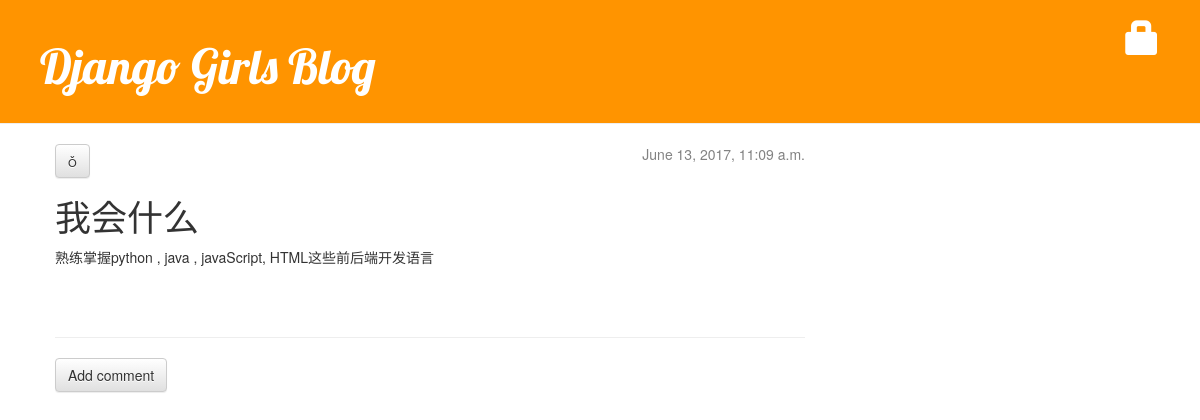
The app's page /post/2/ with its own data.
### blog/models.py (models this page shows, shortened)
class Post(models.Model):
    author = models.ForeignKey('auth.User')
    title = models.CharField(max_length=200)
    text = models.TextField()
    created_date = models.DateTimeField(default=timezone.now)
    published_date = models.DateTimeField(blank=True, null=True)

### blog/views.py (the view)
# urls.py: url(r'^post/(?P<pk>[0-9]+)/$', views.post_detail, name='post_detail'),
def post_detail(request, pk):
    post = get_object_or_404(Post, pk=pk)
    return render(request, 'blog/post_detail.html', {'post': post})

### blog/templates/blog/post_detail.html (shortened to what this page needs)
{% extends 'blog/base.html' %}
{% block content %}
	<div class="post">
		{% if post.published_date %}
			<div class="date">
				{{ post.published_date }}
			</div>
		{% else %}
			<a class="btn btn-default" href="{% url 'post_publish' pk=post.pk %}">Publish</a>
		{% endif %}
		{% if user.is_authenticated %}
			<a class="btn btn-default" href="{% url 'post_edit' pk=post.pk %}"><span class="glyphicon glyphicon-pencil"></span></a>
			<a class="btn btn-default" href="{% url 'post_remove' pk=post.pk %}"><span class="glyphicon glyphicon-remove"></span></a>
		{% else %}
			<a class="btn btn-default" href="{% url 'login' %}" ><span class="glyphion glyphicon-lock"></span></a>
		{% endif %}
		<h1>{{ post.title }}</h1>
		<p>{{ post.text|linebreaksbr }}</p>
	</div>
	<hr>
	<a class="btn btn-default" href="{% url 'add_comment_to_post' pk=post.pk %}">Add comment</a>
{% endblock %}

### blog/static/css/blog.css (style rules this page uses)
h1,h2,h3,h4 { font-family: 'Lobster', cursive; }
.date { float: right; color:#828282; }
.post { margin-bottom: 70px; }

### records on screen
Post: published_date "June 13, 2017, 11:09 a.m.", title "我会什么", text "熟练掌握python , java , javaScript, HTML这些前后端开发语言"
